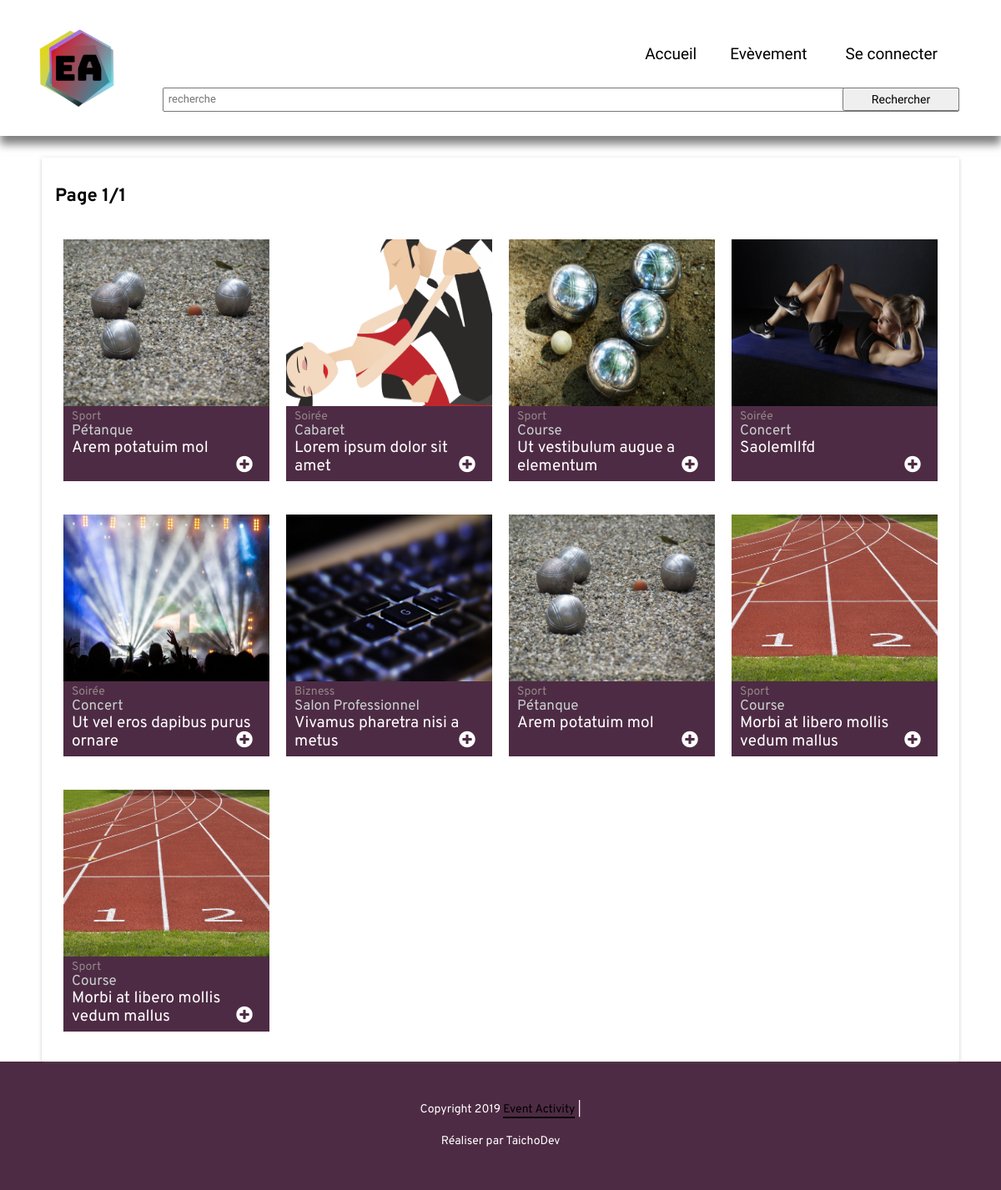
The app's page /index.php?page=toutvoir&type=futur with its own data.
### tables this page shows
CREATE TABLE `evenement` (
  `idEvent` int(11) NOT NULL,
  `nomEvent` varchar(255) NOT NULL,
  `descriptionEvent` text NOT NULL,
  `pafEvent` decimal(10,2) NOT NULL,
  `heureEvent` time NOT NULL,
  `dateEvent` date NOT NULL,
  `dureeEvent` time DEFAULT NULL,
  `infoReservation` varchar(255) NOT NULL,
  `idSsCategorie` int(11) NOT NULL,
  `idPhoto` int(11) DEFAULT NULL
);

CREATE TABLE `photo` (
  `idPhoto` int(11) NOT NULL,
  `urlPhoto` varchar(255) NOT NULL,
  `nomPhoto` varchar(255) NOT NULL
);

CREATE TABLE `categorie` (
  `idCategorie` int(11) NOT NULL,
  `nomCategorie` varchar(255) NOT NULL
);

CREATE TABLE `ss_categorie` (
  `idSSCateg` int(11) NOT NULL,
  `nomSSCateg` varchar(255) NOT NULL,
  `idCategorie` int(11) NOT NULL
);

### www/templates/layout.phtml (called while the page is built)
<?php
	require('www/includes/header.php');
	require('www/templates/'.$template.'.phtml');
	require('www/includes/footer.php');

### class/View.class.php (called while the page is built, shortened)
<?php
class View
{
    private $nameTemplate;
    public function __construct (array $donnees = null, string $nameTemplate = null, string $titre = null)
    {
        $this->nameTemplate = $nameTemplate;
    }
    public function getView()
    {
        $template = $this->nameTemplate;
        include 'www/templates/layout.phtml';
    }
}

### controllers/EvenementsControlleur.class.php (called while the page is built, shortened)
<?php
	class EvenementsControlleur
	{
		public function displayListeEvenements()
		{
			$condition='';
			if (isset($_GET['type'])) {
				$condition = $_GET['type'];
			}
			$nb = (!empty($_GET['nb'])) ? valid_donnees($_GET['nb']) : 1 ;
			switch ($condition) {
				case 'futur':
					$texte = "DATE( NOW() ) <= dateEvent";
					$titre = "evenement à venir";
					break;
			}
			$texte .= " ORDER BY dateEvent ASC";
			$element = new EvenementsModel();
			$tableau = $element->getEvents($texte,[], $nb);
			$tableau['title' ] = $titre;
			$tableau['texte' ] = $condition;
			$maVue = new View($tableau,"pageListe",$titre);
			$maVue->getView();
		}
	}

### class/autoloader.php (called while the page is built, shortened)
<?php
class Autoloader{
    static function autoload( $class, $dir = null ) {
        if ( is_null( $dir ) )
        $dir = PATH_FOLDER;
    }
}

### models/EvenementsModel.class.php (called while the page is built, shortened)
<?php
	class EvenementsModel
	{
		public function getEvents($texte,$data = [], $pageActuelle = 1){
			$laRequete = "SELECT COUNT(*) FROM evenement e INNER JOIN photo p ON p.idPhoto = e.idPhoto INNER JOIN ss_categorie ssc ON ssc.idSSCateg = e.idSsCategorie INNER JOIN categorie c ON c.idCategorie = ssc.idCategorie  WHERE ".$texte;
			$bdd = new Bdd(HOST,BASE,USER,PWD);
			$NombreEvenements = $bdd->requetesExec($laRequete,$data);
			$evenementParPage = NOMBRE_ARTICLE_PAGE;
			$debut = (($pageActuelle-1)*$evenementParPage);
			$nombreDePages = ceil($NombreEvenements[0][0] / $evenementParPage);
			$laRequete = "SELECT idEvent,pafEvent,infoReservation, nomEvent,nomPhoto,urlPhoto,nomCategorie, nomSSCateg,dateEvent, descriptionEvent FROM evenement e INNER JOIN photo p ON p.idPhoto = e.idPhoto INNER JOIN ss_categorie ssc ON ssc.idSSCateg = e.idSsCategorie INNER JOIN categorie c ON c.idCategorie = ssc.idCategorie  WHERE ".$texte." LIMIT  $debut , $evenementParPage";
			$resultats = $bdd->requetesExec($laRequete,$data);
			$tab = [
        		'resultats' => $resultats,
        		'pageActuelle' => $pageActuelle,
        		'nombreDePages' => $nombreDePages,
        		'h2' => 'Page '.$pageActuelle .'/'. $nombreDePages
        	];
			return $tab;
		}
	}

### class/Bdd.php (called while the page is built, shortened)
<?php
  class Bdd
  {
    private
      $base     = '',
      $Bdd         = '',
      $identifiant = '',
      $mdp         = '';
    public function __construct($host = 'localhost', $base = 'base', $identifiant = 'root', $mdp = '')
    {
  		$this->host    		  = $host;
  		$this->base         = $base;
  		$this->identifiant 	= $identifiant;
  		$this->mdp         	= $mdp;
    }
    public	function getBDD()
	{
		$pdo = new PDO("mysql:host=".$this->host.";dbname=".$this->base, $this->identifiant, $this->mdp);
		$pdo->exec('SET NAMES UTF8');
		return $pdo;
	}
    public function requetesExec($laRequete,$data = [])
    {
  		$requete = $this->getBDD()->prepare($laRequete) ;
  		$requete->execute($data);
  		$tabData = $requete->fetchAll(PDO::FETCH_BOTH);
  		return $tabData;
    }
  }

### www/templates/pageListe.phtml (the view, shortened to what this page needs)
<section class="contenaire-evenements commun-contenaire">
	<section class="listes-evenements-1 listes-evenements">
		<h2><?= $h2 ?></h2>
		<?php
			if (empty($resultats)) {
				echo "Il n'y a pas de résultats";
			}else{
				foreach ($resultats as $key => $value) {
						?>
					<a href="index.php?page=evenement&num=<?= $value['idEvent'] ?>">
						<article>
							<figure>
								<img src="<?= PHOTO_SITE.$value['urlPhoto'] ?>" alt="<?= $value['nomPhoto'] ?>">
							</figure>
							<div class="information-evenement">
								<p>
								<?= $value['nomCategorie'] ?>
							</p>
							<p>
								<?= $value['nomSSCateg'] ?>
							</p>
							<p>
								<?= $value['nomEvent'] ?>
							</p>
								<p>
									<i class="fas fa-plus-circle"></i>
								</p>
							</div>
						</article>
					</a>
						<?php
					}
				}
		?>
	</section>
</section>

### index.php (shortened to what this page needs)
<?php
	require_once("class/autoloader.php");
	if(isset($_GET["page"])){
		switch ($_GET["page"]) {
			case 'toutvoir':
				$elements = new EvenementsControlleur();
				$elements->displayListeEvenements();
				break;
		}
	}else{
		$accueil = new Accueil();
		$accueil->displayHome();
	}

### www/includes/header.php (shortened to what this page needs)
<!DOCTYPE HTML>
<html lang="fr">
	<head>
		<link href="www/css/normalize.css" rel="stylesheet" />
		<link rel="stylesheet" href="https://use.fontawesome.com/releases/v5.11.2/css/all.css">
		<link href="www/css/style.css" rel="stylesheet" />
	</head>
	<body>
			<header>
				<nav>
					<a href="index.php" id="logo">
						<img src="www/img/ea.png" alt="EventActivity">
					</a>
					<div class="contenaire-menu">
						<ul class="menu">
							<li>
								<a href="index.php">Accueil</a>
							</li>
							<li>
								<a href="#">Evèvement</a>
							</li>
							<?php
								if (isset($_SESSION['USER']) && !isset($_SESSION['USER']['ADMIN']) ) {
									?>
										<li>
											<a href="index.php?page=moncompte">Mon compte</a>
										</li>
										<li>
											<button id="logout">Se déconnecter</button>
										</li>
									<?php
								}
								else
								{
									?>
										<li><button id="inorout">Se connecter</button></li>
									<?php
								} ?>
						</ul>
						<div id="contenaire-recherche">
							<form method="GET" action="index.php">
								<input class="btn-recherche" type="submit" name="page" value="Rechercher">
								<input class="recherche" name="texte" type="text" placeholder="recherche">
							</form>
						</div>
					</div>
				</nav>
			</header>
			<main>

### www/includes/footer.php (shortened to what this page needs)
			</main>
			<footer>
				<section class="info">
					<article>
						Copyright 2019
						<a href="index.php" >Event Activity</a>
					</article>
				</section>
				<section>
					<span>Réaliser par TaichoDev</span>
				</section>
			</footer>
	</body>
</html>

### records on screen
evenement: idPhoto.nomPhoto (picture), categorie.nomCategorie "Sport", idSsCategorie.nomSSCateg "Pétanque", nomEvent "Arem potatuim mol"
evenement: idPhoto.nomPhoto (picture), categorie.nomCategorie "Soirée", idSsCategorie.nomSSCateg "Cabaret", nomEvent "Lorem ipsum dolor sit amet"
evenement: idPhoto.nomPhoto (picture), categorie.nomCategorie "Sport", idSsCategorie.nomSSCateg "Course", nomEvent "Ut vestibulum augue a elementum"
evenement: idPhoto.nomPhoto (picture), categorie.nomCategorie "Soirée", idSsCategorie.nomSSCateg "Concert", nomEvent "Saolemllfd"
evenement: idPhoto.nomPhoto (picture), categorie.nomCategorie "Soirée", idSsCategorie.nomSSCateg "Concert", nomEvent "Ut vel eros dapibus purus ornare"
evenement: idPhoto.nomPhoto (picture), categorie.nomCategorie "Bizness", idSsCategorie.nomSSCateg "Salon Professionnel", nomEvent "Vivamus pharetra nisi a metus"
evenement: idPhoto.nomPhoto (picture), categorie.nomCategorie "Sport", idSsCategorie.nomSSCateg "Pétanque", nomEvent "Arem potatuim mol"
evenement: idPhoto.nomPhoto (picture), categorie.nomCategorie "Sport", idSsCategorie.nomSSCateg "Course", nomEvent "Morbi at libero mollis vedum mallus"
evenement: idPhoto.nomPhoto (picture), categorie.nomCategorie "Sport", idSsCategorie.nomSSCateg "Course", nomEvent "Morbi at libero mollis vedum mallus"

### other values on screen
$h2 "Page 1/1"
